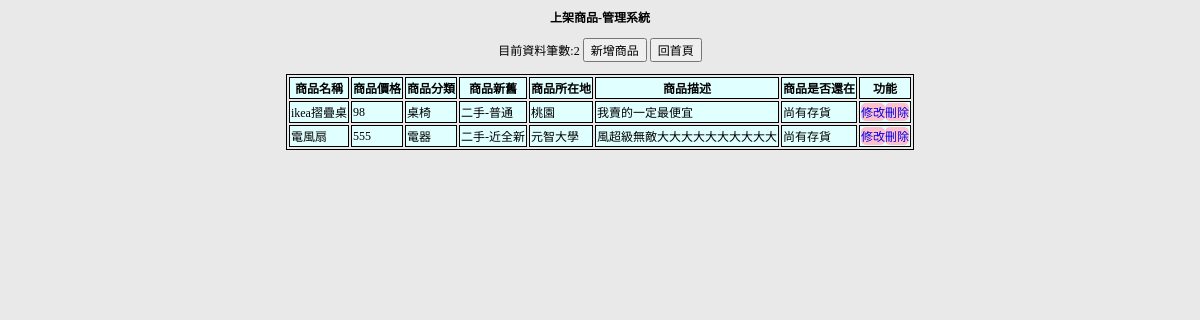
The page /webDB_project/php/item/item_data.php (signed in) on the database its author committed.
### tables this page shows
CREATE TABLE `item_data` (
  `item_id` int(10) NOT NULL,
  `item_name` varchar(30) NOT NULL,
  `item_price` int(10) NOT NULL,
  `item_category` enum('桌椅','收納','電器','其他') NOT NULL,
  `item_status` enum('二手-近全新','二手-良好','二手-普通') NOT NULL,
  `item_location` varchar(50) DEFAULT NULL,
  `item_describe` varchar(100) DEFAULT NULL,
  `item_exist` enum('尚有存貨','已出售') DEFAULT NULL,
  `item_img` varchar(100) DEFAULT NULL,
  `item_seller` varchar(30) DEFAULT NULL
);

### webDB_project/php/item/item_data.php (the view, shortened to what this page needs)
<?php
include("../connMySql.php");
@$phone = $_SESSION['phone'];
$pageRow_records = 10;
$num_pages = 1;
$startRow_records = ($num_pages - 1) * $pageRow_records;
$sql_query = "SELECT * FROM item_data WHERE item_seller= '$phone' ORDER BY item_id DESC";
$sql_query_limit = $sql_query . " LIMIT {$startRow_records},{$pageRow_records}";
$all_result = $db_link->query($sql_query);
$result = $db_link->query($sql_query_limit);
$total_records = $all_result->num_rows;
?>
<head>
    <link href="css/style.css" rel="stylesheet">
</head>
<body>
    <center>
        <h1>上架商品-管理系統</h1>
        <p>目前資料筆數:<?php echo $total_records; ?>    <input type='button' value='新增商品' onclick="location.href='../../sell.php'">
        <input type='button' value='回首頁' onclick="location.href='../../index.php'"></p>
        <table style="border:1px solid black;">
            <tr>
                <th>商品名稱</th>
                <th>商品價格</th>
                <th>商品分類</th>
                <th>商品新舊</th>
                <th>商品所在地</th>
                <th>商品描述</th>
                <th>商品是否還在</th>
                <th>功能</th>
            </tr>
            <?php
            while ($all_result = $result->fetch_assoc()) {
                echo
                "</td><td>" . $all_result['item_name'] .
                    "</td><td>" . $all_result['item_price'] .
                    "</td><td>" . $all_result['item_category'] .
                    "</td><td>" . $all_result['item_status'] .
                    "</td><td>" . $all_result['item_location'] .
                    "</td><td>" . $all_result['item_describe'] .
                    "</td><td>" . $all_result['item_exist'] .
                    "</td>";
                echo "<td><a href='item_update.php?item_id=" . $all_result['item_id'] . "'>修改</a>";
                echo "<a href='item_delete.php?item_id=" . $all_result['item_id'] . "'>
                刪除</a></td></tr>";
            }
            ?>
        </table>
    </center>

### webDB_project/css/style.css (style rules this page uses)
* { font-family: "微軟正黑體"; font-size: 12px; }
a { text-decoration: none; }
body { background-color: rgb(233, 233, 233); }

### webDB_project/php/item/item_data.php (style rules this page uses)
tr, th, td { border: 1px solid black; background-color: #e0ffff; }
a { border-radius: 5px 5px 5px 5px; float: left; background-color: pink; text-decoration: none; }

### rows shown on the page
item_data: item_name "ikea摺疊桌", item_price "98", item_category "桌椅", item_status "二手-普通", item_location "桃園", item_describe "我賣的一定最便宜", item_exist "尚有存貨"
item_data: item_name "電風扇", item_price "555", item_category "電器", item_status "二手-近全新", item_location "元智大學", item_describe "風超級無敵大大大大大大大大大大", item_exist "尚有存貨"

### other values the page prints
$total_records "2"
